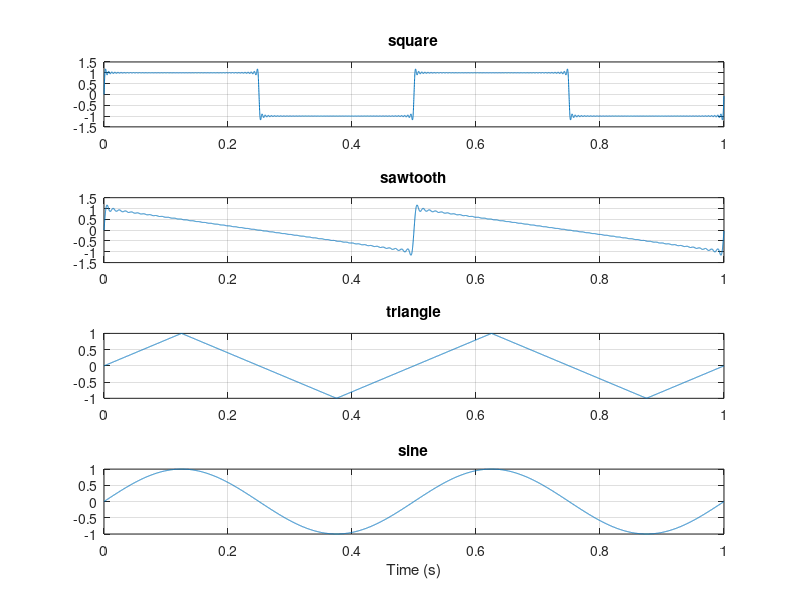

The MATLAB script that drew this image: (Note: this script raises an error after producing the figure.)
%% LFO Waveform Designer & Harmonic Analyzer
% Synthesizes LFO waveforms from Fourier series, analyzes their harmonic
% content, and demonstrates audio output at audible frequencies.
% Run this script first before running sine_shaper.m

%% Parameters
fs = 10000;         % sampling frequency (Hz)
T = 1;              % signal duration (seconds)
f0 = 2;             % LFO frequency for plots (Hz) — kept low for visibility
N_harmonics = 50;   % number of harmonics to sum
t = 0:1/fs:T-1/fs;  % time vector — T*fs samples, no endpoint overlap
f0_audio = 220;     % A3 note frequency for audio demos (Hz)

%% Waveform Synthesis at LFO Frequency (f0 = 2Hz)
% All four waveforms built from Fourier series — no built-in generators used

% Square wave — odd harmonics only, amplitude falls as 1/n
x_square = zeros(1,length(t));
for k = 0:49
    n = 2*k + 1;    % odd harmonic indices: 1, 3, 5, 7...
    x_square = x_square + (1/n) * sin(n*2*pi*f0*t);
end
x_square = (4/pi)*x_square;    % Fourier normalization constant

% Sawtooth wave — all harmonics, amplitude falls as 1/n
x_saw = zeros(1,length(t));
for n = 1:N_harmonics
    x_saw = x_saw + (1/n)*sin(n*2*pi*f0*t);
end
x_saw = (2/pi)*x_saw;          % Fourier normalization constant

% Triangle wave — odd harmonics only, amplitude falls as 1/n^2, signs alternate
x_tri = zeros(1,length(t));
for k = 0:49
    n = 2*k + 1;  % odd harmonic indices
    x_tri = x_tri + ((-1)^k/n^2) * sin(n*2*pi*f0*t);  % (-1)^k gives alternating signs
end
x_tri = (8/pi^2)*x_tri;        % Fourier normalization constant

% Sine wave — trivially just the fundamental, no summation needed
x_sine = sin(2*pi*f0*t);

%% Visualization — Time Domain (all four waveforms stacked)
subplot(4, 1, 1);
plot(t, x_square);
title('square');
grid on;
subplot(4, 1, 2);
plot(t, x_saw);
title('sawtooth');
grid on;
subplot(4, 1, 3);
plot(t, x_tri);
title('triangle');
grid on;
subplot(4, 1, 4);
plot(t, x_sine);
title('sine');
grid on;
xlabel('Time (s)');

%% Visualization — Dual Panel (time domain + spectrum per waveform)
% Each waveform gets its own figure with time domain on left, spectrum on right
figure;
plot_dual(t, x_square, fs, 'square wave');
figure;
plot_dual(t, x_saw, fs, 'sawtooth wave');
figure;
plot_dual(t, x_tri, fs, 'triangle wave');
figure;
plot_dual(t, x_sine, fs, 'sine wave');

%% Harmonic Editor — Coefficient Vector Demo
% Rebuilds square wave using synthesize.m with an explicit coefficient vector
% Verifies that synthesize.m reproduces Phase 1 results exactly
c_square = zeros(1,50);        % coefficient vector — index n holds amplitude of nth harmonic
for k = 0:49
    n = 2*k + 1;
    c_square(n) = 1/n;         % odd harmonics only, 1/n falloff
end
c_square = c_square*(4/pi);    % apply normalization

x_test = synthesize(f0, fs, T, c_square);
figure;
plot_dual(t, x_test, fs, 'square via synthesize');

%% Audio Demo at A3 (f0_audio = 220Hz)
% Resynthesizes waveforms at audible frequency so harmonic content can be heard
% Note: run each sound() call separately to avoid overlap

% Square wave audio — buzzy, harsh tone due to strong odd harmonics
x_square_audio = zeros(1, length(t));
for k = 0:49
    n = 2*k + 1;
    x_square_audio = x_square_audio + (1/n) * sin(n * 2*pi*f0_audio*t);
end
x_square_audio = (4/pi) * x_square_audio;
sound(x_square_audio, fs);

% Triangle wave audio — softer, mellower tone due to 1/n^2 harmonic falloff
x_tri_audio = zeros(1, length(t));
for k = 0:49
    n = 2*k + 1;
    x_tri_audio = x_tri_audio + ((-1)^k/n^2) * sin(n*2*pi*f0_audio*t);
end
x_tri_audio = (8/pi^2) * x_tri_audio;
sound(x_tri_audio, fs);

%% Waterfall Plot
clear W;

N = length(t);
if mod(N, 2) ~= 0
    N = N - 1;
end

f_axis = (0:N/2) * fs / N;
W(1,:) = get_spectrum(x_sine(1:N), N);
W(2,:) = get_spectrum(x_tri(1:N), N);
W(3,:) = get_spectrum(x_saw(1:N), N);
W(4,:) = get_spectrum(x_square(1:N), N);

figure;
waterfall(f_axis, 1:4, W);
xlim([0 60]);
xlabel('Frequency (Hz)');
ylabel('Waveform');
zlabel('Amplitude');
title('Harmonic spectrum — all waveforms');
yticks(1:4);
yticklabels({'Sine', 'Triangle', 'Sawtooth', 'Square'});
grid on;
colormap cool;

%% Interactive — load your own audio file and add to waterfall
% Place any .wav file in your MATLAB folder and enter its name when prompted
user_file = input('Enter a .wav filename to analyze (or press Enter to skip): ', 's');
if ~isempty(user_file)
    % read the audio file
    [x_user, fs_user] = audioread(user_file);
    % if stereo, take left channel only
    x_user = x_user(:, 1)';
    x_user = resample(x_user, fs, fs_user);
    x_user = x_user / max(abs(x_user));
    % trim or pad to match length of other signals
    if length(x_user) > N
        x_user = x_user(1:N);
    else
        x_user = [x_user, zeros(1, N - length(x_user))];
    end
    % normalize spectrum so it's visible next to synthesized waveforms
    user_spec = get_spectrum(x_user, N);
    user_spec = user_spec / max(user_spec);
    W(5,:) = user_spec;
    figure;
    waterfall(f_axis, 1:5, W);
xlim([0 500]);
xlabel('Frequency (Hz)');
ylabel('Waveform');
zlabel('Amplitude');
title('Harmonic spectrum — all waveforms + your audio');
yticks(1:5);
yticklabels({'Sine', 'Triangle', 'Sawtooth', 'Square', 'Your file'});
grid on;
colormap cool;
else
    disp('No file entered, skipping audio comparison.');
end
